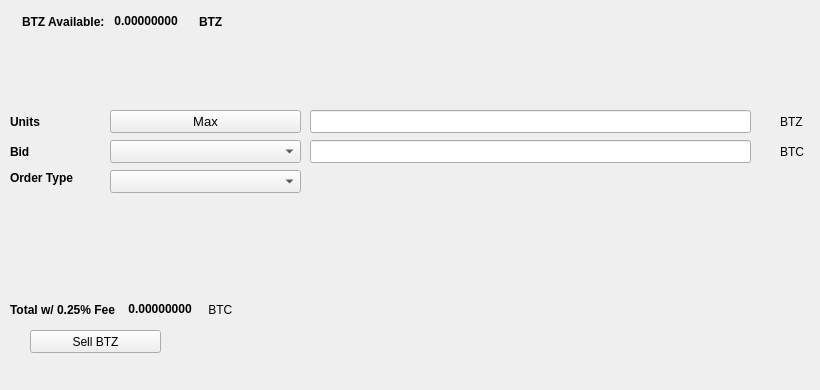
   <widget class="QWidget" name="SellTab">
    <attribute name="title">
     <string>Sell</string>
    </attribute>
    <widget class="QLabel" name="label_16">
     <property name="geometry">
      <rect>
       <x>780</x>
       <y>140</y>
       <width>31</width>
       <height>23</height>
      </rect>
     </property>
     <property name="text">
      <string>BTC</string>
     </property>
    </widget>
    <widget class="QComboBox" name="SellBidcomboBox">
     <property name="geometry">
      <rect>
       <x>110</x>
       <y>140</y>
       <width>191</width>
       <height>23</height>
      </rect>
     </property>
     <property name="font">
      <font>
       <pointsize>10</pointsize>
      </font>
     </property>
    </widget>
    <widget class="QLabel" name="label_18">
     <property name="geometry">
      <rect>
       <x>10</x>
       <y>110</y>
       <width>46</width>
       <height>23</height>
      </rect>
     </property>
     <property name="font">
      <font>
       <weight>75</weight>
       <bold>true</bold>
      </font>
     </property>
     <property name="text">
      <string>Units</string>
     </property>
    </widget>
    <widget class="QPushButton" name="Sell_Max_Amount">
     <property name="geometry">
      <rect>
       <x>110</x>
       <y>110</y>
       <width>191</width>
       <height>23</height>
      </rect>
     </property>
     <property name="font">
      <font>
       <pointsize>10</pointsize>
      </font>
     </property>
     <property name="text">
      <string>Max</string>
     </property>
    </widget>
    <widget class="QLabel" name="label_20">
     <property name="geometry">
      <rect>
       <x>10</x>
       <y>170</y>
       <width>91</width>
       <height>16</height>
      </rect>
     </property>
     <property name="font">
      <font>
       <weight>75</weight>
       <bold>true</bold>
      </font>
     </property>
     <property name="text">
      <string>Order Type</string>
     </property>
    </widget>
    <widget class="QComboBox" name="SellOrdertypeCombo">
     <property name="geometry">
      <rect>
       <x>110</x>
       <y>170</y>
       <width>191</width>
       <height>23</height>
      </rect>
     </property>
     <property name="font">
      <font>
       <pointsize>10</pointsize>
      </font>
     </property>
    </widget>
    <widget class="QLabel" name="label_21">
     <property name="geometry">
      <rect>
       <x>10</x>
       <y>140</y>
       <width>46</width>
       <height>23</height>
      </rect>
     </property>
     <property name="font">
      <font>
       <weight>75</weight>
       <bold>true</bold>
      </font>
     </property>
     <property name="text">
      <string>Bid</string>
     </property>
    </widget>
    <widget class="QLabel" name="label_22">
     <property name="geometry">
      <rect>
       <x>780</x>
       <y>110</y>
       <width>31</width>
       <height>23</height>
      </rect>
     </property>
     <property name="text">
      <string>BTZ</string>
     </property>
    </widget>
    <widget class="QLineEdit" name="UnitsInputBTZ">
     <property name="geometry">
      <rect>
       <x>310</x>
       <y>110</y>
       <width>441</width>
       <height>23</height>
      </rect>
     </property>
     <property name="font">
      <font>
       <pointsize>9</pointsize>
       <weight>75</weight>
       <bold>true</bold>
      </font>
     </property>
    </widget>
    <widget class="QLineEdit" name="SellBidPriceEdit">
     <property name="geometry">
      <rect>
       <x>310</x>
       <y>140</y>
       <width>441</width>
       <height>23</height>
      </rect>
     </property>
     <property name="font">
      <font>
       <pointsize>9</pointsize>
       <weight>75</weight>
       <bold>true</bold>
      </font>
     </property>
    </widget>
    <widget class="QPushButton" name="SellBTZBTN">
     <property name="geometry">
      <rect>
       <x>30</x>
       <y>330</y>
       <width>131</width>
       <height>23</height>
      </rect>
     </property>
     <property name="text">
      <string>Sell BTZ</string>
     </property>
     <property name="icon">
      <iconset resource="../carbonzero">
       <normaloff>:/icons/bitcoin</normaloff>:/icons/bitcoin</iconset>
     </property>
    </widget>
    <widget class="QWidget" name="layoutWidget3">
     <property name="geometry">
      <rect>
       <x>22</x>
       <y>12</y>
       <width>258</width>
       <height>19</height>
      </rect>
     </property>
     <layout class="QHBoxLayout" name="horizontalLayout">
      <item>
       <widget class="QLabel" name="label232_2">
        <property name="font">
         <font>
          <weight>75</weight>
          <bold>true</bold>
         </font>
        </property>
        <property name="text">
         <string>BTZ Available:</string>
        </property>
       </widget>
      </item>
      <item>
       <widget class="QLabel" name="BTZAvailableLabel">
        <property name="palette">
         <palette>
          <active>
           <colorrole role="WindowText">
            <brush brushstyle="SolidPattern">
             <color alpha="255">
              <red>0</red>
              <green>0</green>
              <blue>0</blue>
             </color>
            </brush>
           </colorrole>
           <colorrole role="Button">
            <brush brushstyle="SolidPattern">
             <color alpha="255">
              <red>0</red>
              <green>170</green>
              <blue>0</blue>
             </color>
            </brush>
           </colorrole>
           <colorrole role="Light">
            <brush brushstyle="SolidPattern">
             <color alpha="255">
              <red>0</red>
              <green>255</green>
              <blue>0</blue>
             </color>
            </brush>
           </colorrole>
           <colorrole role="Midlight">
            <brush brushstyle="SolidPattern">
             <color alpha="255">
              <red>0</red>
              <green>212</green>
              <blue>0</blue>
             </color>
            </brush>
           </colorrole>
           <colorrole role="Dark">
            <brush brushstyle="SolidPattern">
             <color alpha="255">
              <red>0</red>
              <green>85</green>
              <blue>0</blue>
             </color>
            </brush>
           </colorrole>
           <colorrole role="Mid">
            <brush brushstyle="SolidPattern">
             <color alpha="255">
              <red>0</red>
              <green>113</green>
              <blue>0</blue>
             </color>
            </brush>
           </colorrole>
           <colorrole role="Text">
            <brush brushstyle="SolidPattern">
             <color alpha="255">
              <red>0</red>
              <green>170</green>
              <blue>0</blue>
             </color>
            </brush>
           </colorrole>
           <colorrole role="BrightText">
            <brush brushstyle="SolidPattern">
             <color alpha="255">
              <red>255</red>
              <green>255</green>
              <blue>255</blue>
             </color>
            </brush>
           </colorrole>
           <colorrole role="ButtonText">
            <brush brushstyle="SolidPattern">
             <color alpha="255">
              <red>0</red>
              <green>0</green>
              <blue>0</blue>
             </color>
            </brush>
           </colorrole>
           <colorrole role="Base">
            <brush brushstyle="SolidPattern">
             <color alpha="255">
              <red>255</red>
              <green>255</green>
              <blue>255</blue>
             </color>
            </brush>
           </colorrole>
           <colorrole role="Window">
            <brush brushstyle="SolidPattern">
             <color alpha="255">
              <red>0</red>
              <green>170</green>
              <blue>0</blue>
             </color>
            </brush>
           </colorrole>
           <colorrole role="Shadow">
            <brush brushstyle="SolidPattern">
             <color alpha="255">
              <red>0</red>
              <green>0</green>
              <blue>0</blue>
             </color>
            </brush>
           </colorrole>
           <colorrole role="AlternateBase">
            <brush brushstyle="SolidPattern">
             <color alpha="255">
              <red>127</red>
              <green>212</green>
              <blue>127</blue>
             </color>
            </brush>
           </colorrole>
           <colorrole role="ToolTipBase">
            <brush brushstyle="SolidPattern">
             <color alpha="255">
              <red>255</red>
              <green>255</green>
              <blue>220</blue>
             </color>
            </brush>
           </colorrole>
           <colorrole role="ToolTipText">
            <brush brushstyle="SolidPattern">
             <color alpha="255">
              <red>0</red>
              <green>0</green>
              <blue>0</blue>
             </color>
            </brush>
           </colorrole>
          </active>
          <inactive>
           <colorrole role="WindowText">
            <brush brushstyle="SolidPattern">
             <color alpha="255">
              <red>0</red>
              <green>0</green>
              <blue>0</blue>
             </color>
            </brush>
           </colorrole>
           <colorrole role="Button">
            <brush brushstyle="SolidPattern">
             <color alpha="255">
              <red>0</red>
              <green>170</green>
              <blue>0</blue>
             </color>
            </brush>
           </colorrole>
           <colorrole role="Light">
            <brush brushstyle="SolidPattern">
             <color alpha="255">
              <red>0</red>
              <green>255</green>
              <blue>0</blue>
             </color>
            </brush>
           </colorrole>
           <colorrole role="Midlight">
            <brush brushstyle="SolidPattern">
             <color alpha="255">
              <red>0</red>
              <green>212</green>
              <blue>0</blue>
             </color>
            </brush>
           </colorrole>
           <colorrole role="Dark">
            <brush brushstyle="SolidPattern">
             <color alpha="255">
              <red>0</red>
              <green>85</green>
              <blue>0</blue>
             </color>
            </brush>
           </colorrole>
           <colorrole role="Mid">
            <brush brushstyle="SolidPattern">
             <color alpha="255">
              <red>0</red>
              <green>113</green>
              <blue>0</blue>
             </color>
            </brush>
           </colorrole>
           <colorrole role="Text">
            <brush brushstyle="SolidPattern">
             <color alpha="255">
              <red>0</red>
              <green>170</green>
              <blue>0</blue>
             </color>
            </brush>
           </colorrole>
           <colorrole role="BrightText">
            <brush brushstyle="SolidPattern">
             <color alpha="255">
              <red>255</red>
              <green>255</green>
              <blue>255</blue>
             </color>
            </brush>
           </colorrole>
           <colorrole role="ButtonText">
            <brush brushstyle="SolidPattern">
             <color alpha="255">
              <red>0</red>
              <green>0</green>
              <blue>0</blue>
             </color>
            </brush>
           </colorrole>
           <colorrole role="Base">
            <brush brushstyle="SolidPattern">
             <color alpha="255">
              <red>255</red>
              <green>255</green>
              <blue>255</blue>
             </color>
            </brush>
           </colorrole>
           <colorrole role="Window">
            <brush brushstyle="SolidPattern">
             <color alpha="255">
              <red>0</red>
              <green>170</green>
              <blue>0</blue>
             </color>
            </brush>
           </colorrole>
           <colorrole role="Shadow">
            <brush brushstyle="SolidPattern">
             <color alpha="255">
              <red>0</red>
              <green>0</green>
              <blue>0</blue>
             </color>
            </brush>
           </colorrole>
           <colorrole role="AlternateBase">
            <brush brushstyle="SolidPattern">
             <color alpha="255">
              <red>127</red>
              <green>212</green>
              <blue>127</blue>
             </color>
            </brush>
           </colorrole>
           <colorrole role="ToolTipBase">
            <brush brushstyle="SolidPattern">
             <color alpha="255">
              <red>255</red>
              <green>255</green>
              <blue>220</blue>
             </color>
            </brush>
           </colorrole>
           <colorrole role="ToolTipText">
            <brush brushstyle="SolidPattern">
             <color alpha="255">
              <red>0</red>
              <green>0</green>
              <blue>0</blue>
             </color>
            </brush>
           </colorrole>
          </inactive>
          <disabled>
           <colorrole role="WindowText">
            <brush brushstyle="SolidPattern">
             <color alpha="255">
              <red>0</red>
              <green>85</green>
              <blue>0</blue>
             </color>
            </brush>
           </colorrole>
           <colorrole role="Button">
            <brush brushstyle="SolidPattern">
             <color alpha="255">
              <red>0</red>
              <green>170</green>
              <blue>0</blue>
             </color>
            </brush>
           </colorrole>
           <colorrole role="Light">
            <brush brushstyle="SolidPattern">
             <color alpha="255">
              <red>0</red>
              <green>255</green>
              <blue>0</blue>
             </color>
            </brush>
           </colorrole>
           <colorrole role="Midlight">
            <brush brushstyle="SolidPattern">
             <color alpha="255">
              <red>0</red>
              <green>212</green>
              <blue>0</blue>
             </color>
            </brush>
           </colorrole>
           <colorrole role="Dark">
            <brush brushstyle="SolidPattern">
             <color alpha="255">
              <red>0</red>
              <green>85</green>
              <blue>0</blue>
             </color>
            </brush>
           </colorrole>
           <colorrole role="Mid">
            <brush brushstyle="SolidPattern">
             <color alpha="255">
              <red>0</red>
              <green>113</green>
              <blue>0</blue>
             </color>
            </brush>
           </colorrole>
           <colorrole role="Text">
            <brush brushstyle="SolidPattern">
             <color alpha="255">
              <red>0</red>
              <green>85</green>
              <blue>0</blue>
             </color>
            </brush>
           </colorrole>
           <colorrole role="BrightText">
            <brush brushstyle="SolidPattern">
             <color alpha="255">
              <red>255</red>
              <green>255</green>
              <blue>255</blue>
             </color>
            </brush>
           </colorrole>
           <colorrole role="ButtonText">
            <brush brushstyle="SolidPattern">
             <color alpha="255">
              <red>0</red>
              <green>85</green>
              <blue>0</blue>
             </color>
            </brush>
           </colorrole>
           <colorrole role="Base">
            <brush brushstyle="SolidPattern">
             <color alpha="255">
              <red>0</red>
              <green>170</green>
              <blue>0</blue>
             </color>
            </brush>
           </colorrole>
           <colorrole role="Window">
            <brush brushstyle="SolidPattern">
             <color alpha="255">
              <red>0</red>
              <green>170</green>
              <blue>0</blue>
             </color>
            </brush>
           </colorrole>
           <colorrole role="Shadow">
            <brush brushstyle="SolidPattern">
             <color alpha="255">
              <red>0</red>
              <green>0</green>
              <blue>0</blue>
             </color>
            </brush>
           </colorrole>
           <colorrole role="AlternateBase">
            <brush brushstyle="SolidPattern">
             <color alpha="255">
              <red>0</red>
              <green>170</green>
              <blue>0</blue>
             </color>
            </brush>
           </colorrole>
           <colorrole role="ToolTipBase">
            <brush brushstyle="SolidPattern">
             <color alpha="255">
              <red>255</red>
              <green>255</green>
              <blue>220</blue>
             </color>
            </brush>
           </colorrole>
           <colorrole role="ToolTipText">
            <brush brushstyle="SolidPattern">
             <color alpha="255">
              <red>0</red>
              <green>0</green>
              <blue>0</blue>
             </color>
            </brush>
           </colorrole>
          </disabled>
         </palette>
        </property>
        <property name="font">
         <font>
          <weight>75</weight>
          <bold>true</bold>
         </font>
        </property>
        <property name="text">
         <string> 0.00000000 </string>
        </property>
        <property name="textInteractionFlags">
         <set>Qt::LinksAccessibleByMouse|Qt::TextSelectableByKeyboard|Qt::TextSelectableByMouse</set>
        </property>
       </widget>
      </item>
      <item>
       <widget class="QLabel" name="labelBTZ">
        <property name="font">
         <font>
          <weight>75</weight>
          <bold>true</bold>
         </font>
        </property>
        <property name="text">
         <string>BTZ</string>
        </property>
       </widget>
      </item>
     </layout>
    </widget>
    <widget class="QWidget" name="layoutWidget">
     <property name="geometry">
      <rect>
       <x>10</x>
       <y>300</y>
       <width>268</width>
       <height>19</height>
      </rect>
     </property>
     <layout class="QHBoxLayout" name="horizontalLayout_2">
      <item>
       <widget class="QLabel" name="label_19">
        <property name="font">
         <font>
          <weight>75</weight>
          <bold>true</bold>
         </font>
        </property>
        <property name="text">
         <string>Total w/ 0.25% Fee </string>
        </property>
       </widget>
      </item>
      <item>
       <widget class="QLabel" name="SellCostLabel">
        <property name="palette">
         <palette>
          <active>
           <colorrole role="WindowText">
            <brush brushstyle="SolidPattern">
             <color alpha="255">
              <red>0</red>
              <green>0</green>
              <blue>0</blue>
             </color>
            </brush>
           </colorrole>
           <colorrole role="Button">
            <brush brushstyle="SolidPattern">
             <color alpha="255">
              <red>0</red>
              <green>170</green>
              <blue>0</blue>
             </color>
            </brush>
           </colorrole>
           <colorrole role="Light">
            <brush brushstyle="SolidPattern">
             <color alpha="255">
              <red>0</red>
              <green>255</green>
              <blue>0</blue>
             </color>
            </brush>
           </colorrole>
           <colorrole role="Midlight">
            <brush brushstyle="SolidPattern">
             <color alpha="255">
              <red>0</red>
              <green>212</green>
              <blue>0</blue>
             </color>
            </brush>
           </colorrole>
           <colorrole role="Dark">
            <brush brushstyle="SolidPattern">
             <color alpha="255">
              <red>0</red>
              <green>85</green>
              <blue>0</blue>
             </color>
            </brush>
           </colorrole>
           <colorrole role="Mid">
            <brush brushstyle="SolidPattern">
             <color alpha="255">
              <red>0</red>
              <green>113</green>
              <blue>0</blue>
             </color>
            </brush>
           </colorrole>
           <colorrole role="Text">
            <brush brushstyle="SolidPattern">
             <color alpha="255">
              <red>0</red>
              <green>170</green>
              <blue>0</blue>
             </color>
            </brush>
           </colorrole>
           <colorrole role="BrightText">
            <brush brushstyle="SolidPattern">
             <color alpha="255">
              <red>255</red>
              <green>255</green>
              <blue>255</blue>
             </color>
            </brush>
           </colorrole>
           <colorrole role="ButtonText">
            <brush brushstyle="SolidPattern">
             <color alpha="255">
              <red>0</red>
              <green>0</green>
              <blue>0</blue>
             </color>
            </brush>
           </colorrole>
           <colorrole role="Base">
            <brush brushstyle="SolidPattern">
             <color alpha="255">
              <red>255</red>
              <green>255</green>
              <blue>255</blue>
             </color>
            </brush>
           </colorrole>
           <colorrole role="Window">
            <brush brushstyle="SolidPattern">
             <color alpha="255">
              <red>0</red>
              <green>170</green>
              <blue>0</blue>
             </color>
            </brush>
           </colorrole>
           <colorrole role="Shadow">
            <brush brushstyle="SolidPattern">
             <color alpha="255">
              <red>0</red>
              <green>0</green>
              <blue>0</blue>
             </color>
            </brush>
           </colorrole>
           <colorrole role="AlternateBase">
            <brush brushstyle="SolidPattern">
             <color alpha="255">
              <red>127</red>
              <green>212</green>
              <blue>127</blue>
             </color>
            </brush>
           </colorrole>
           <colorrole role="ToolTipBase">
            <brush brushstyle="SolidPattern">
             <color alpha="255">
              <red>255</red>
              <green>255</green>
              <blue>220</blue>
             </color>
            </brush>
           </colorrole>
           <colorrole role="ToolTipText">
            <brush brushstyle="SolidPattern">
             <color alpha="255">
              <red>0</red>
              <green>0</green>
              <blue>0</blue>
             </color>
            </brush>
           </colorrole>
          </active>
          <inactive>
           <colorrole role="WindowText">
            <brush brushstyle="SolidPattern">
             <color alpha="255">
              <red>0</red>
              <green>0</green>
              <blue>0</blue>
             </color>
            </brush>
           </colorrole>
           <colorrole role="Button">
            <brush brushstyle="SolidPattern">
             <color alpha="255">
              <red>0</red>
              <green>170</green>
              <blue>0</blue>
             </color>
            </brush>
           </colorrole>
           <colorrole role="Light">
            <brush brushstyle="SolidPattern">
             <color alpha="255">
              <red>0</red>
              <green>255</green>
              <blue>0</blue>
             </color>
            </brush>
           </colorrole>
           <colorrole role="Midlight">
            <brush brushstyle="SolidPattern">
             <color alpha="255">
              <red>0</red>
              <green>212</green>
              <blue>0</blue>
             </color>
            </brush>
           </colorrole>
           <colorrole role="Dark">
            <brush brushstyle="SolidPattern">
             <color alpha="255">
              <red>0</red>
              <green>85</green>
              <blue>0</blue>
             </color>
            </brush>
           </colorrole>
           <colorrole role="Mid">
            <brush brushstyle="SolidPattern">
             <color alpha="255">
              <red>0</red>
              <green>113</green>
              <blue>0</blue>
             </color>
            </brush>
           </colorrole>
           <colorrole role="Text">
            <brush brushstyle="SolidPattern">
             <color alpha="255">
              <red>0</red>
              <green>170</green>
              <blue>0</blue>
             </color>
            </brush>
           </colorrole>
           <colorrole role="BrightText">
            <brush brushstyle="SolidPattern">
             <color alpha="255">
              <red>255</red>
              <green>255</green>
              <blue>255</blue>
             </color>
            </brush>
           </colorrole>
           <colorrole role="ButtonText">
            <brush brushstyle="SolidPattern">
             <color alpha="255">
              <red>0</red>
              <green>0</green>
              <blue>0</blue>
             </color>
            </brush>
           </colorrole>
           <colorrole role="Base">
            <brush brushstyle="SolidPattern">
             <color alpha="255">
              <red>255</red>
              <green>255</green>
              <blue>255</blue>
             </color>
            </brush>
           </colorrole>
           <colorrole role="Window">
            <brush brushstyle="SolidPattern">
             <color alpha="255">
              <red>0</red>
              <green>170</green>
              <blue>0</blue>
             </color>
            </brush>
           </colorrole>
           <colorrole role="Shadow">
            <brush brushstyle="SolidPattern">
             <color alpha="255">
              <red>0</red>
              <green>0</green>
              <blue>0</blue>
             </color>
            </brush>
           </colorrole>
           <colorrole role="AlternateBase">
            <brush brushstyle="SolidPattern">
             <color alpha="255">
              <red>127</red>
              <green>212</green>
              <blue>127</blue>
             </color>
            </brush>
           </colorrole>
           <colorrole role="ToolTipBase">
            <brush brushstyle="SolidPattern">
             <color alpha="255">
              <red>255</red>
              <green>255</green>
              <blue>220</blue>
             </color>
            </brush>
           </colorrole>
           <colorrole role="ToolTipText">
            <brush brushstyle="SolidPattern">
             <color alpha="255">
              <red>0</red>
              <green>0</green>
              <blue>0</blue>
             </color>
            </brush>
           </colorrole>
          </inactive>
          <disabled>
           <colorrole role="WindowText">
            <brush brushstyle="SolidPattern">
             <color alpha="255">
              <red>0</red>
              <green>85</green>
              <blue>0</blue>
             </color>
            </brush>
           </colorrole>
           <colorrole role="Button">
            <brush brushstyle="SolidPattern">
             <color alpha="255">
              <red>0</red>
              <green>170</green>
              <blue>0</blue>
             </color>
            </brush>
           </colorrole>
           <colorrole role="Light">
            <brush brushstyle="SolidPattern">
             <color alpha="255">
              <red>0</red>
              <green>255</green>
              <blue>0</blue>
             </color>
            </brush>
           </colorrole>
           <colorrole role="Midlight">
            <brush brushstyle="SolidPattern">
             <color alpha="255">
              <red>0</red>
              <green>212</green>
              <blue>0</blue>
             </color>
            </brush>
           </colorrole>
           <colorrole role="Dark">
            <brush brushstyle="SolidPattern">
             <color alpha="255">
              <red>0</red>
              <green>85</green>
              <blue>0</blue>
             </color>
            </brush>
           </colorrole>
           <colorrole role="Mid">
            <brush brushstyle="SolidPattern">
             <color alpha="255">
              <red>0</red>
              <green>113</green>
              <blue>0</blue>
             </color>
            </brush>
           </colorrole>
           <colorrole role="Text">
            <brush brushstyle="SolidPattern">
             <color alpha="255">
              <red>0</red>
              <green>85</green>
              <blue>0</blue>
             </color>
            </brush>
           </colorrole>
           <colorrole role="BrightText">
            <brush brushstyle="SolidPattern">
             <color alpha="255">
              <red>255</red>
              <green>255</green>
              <blue>255</blue>
             </color>
            </brush>
           </colorrole>
           <colorrole role="ButtonText">
            <brush brushstyle="SolidPattern">
             <color alpha="255">
              <red>0</red>
              <green>85</green>
              <blue>0</blue>
             </color>
            </brush>
           </colorrole>
           <colorrole role="Base">
            <brush brushstyle="SolidPattern">
             <color alpha="255">
              <red>0</red>
              <green>170</green>
              <blue>0</blue>
             </color>
            </brush>
           </colorrole>
           <colorrole role="Window">
            <brush brushstyle="SolidPattern">
             <color alpha="255">
              <red>0</red>
              <green>170</green>
              <blue>0</blue>
             </color>
            </brush>
           </colorrole>
           <colorrole role="Shadow">
            <brush brushstyle="SolidPattern">
             <color alpha="255">
              <red>0</red>
              <green>0</green>
              <blue>0</blue>
             </color>
            </brush>
           </colorrole>
           <colorrole role="AlternateBase">
            <brush brushstyle="SolidPattern">
             <color alpha="255">
              <red>0</red>
              <green>170</green>
              <blue>0</blue>
             </color>
            </brush>
           </colorrole>
           <colorrole role="ToolTipBase">
            <brush brushstyle="SolidPattern">
             <color alpha="255">
              <red>255</red>
              <green>255</green>
              <blue>220</blue>
             </color>
            </brush>
           </colorrole>
           <colorrole role="ToolTipText">
            <brush brushstyle="SolidPattern">
             <color alpha="255">
              <red>0</red>
              <green>0</green>
              <blue>0</blue>
             </color>
            </brush>
           </colorrole>
          </disabled>
         </palette>
        </property>
        <property name="font">
         <font>
          <weight>75</weight>
          <bold>true</bold>
         </font>
        </property>
        <property name="autoFillBackground">
         <bool>false</bool>
        </property>
        <property name="text">
         <string> 0.00000000</string>
        </property>
        <property name="textInteractionFlags">
         <set>Qt::LinksAccessibleByMouse|Qt::TextSelectableByMouse</set>
        </property>
       </widget>
      </item>
      <item>
       <widget class="QLabel" name="label_17">
        <property name="font">
         <font>
          <weight>50</weight>
          <bold>false</bold>
         </font>
        </property>
        <property name="text">
         <string> BTC</string>
        </property>
       </widget>
      </item>
     </layout>
    </widget>
    <widget class="QLabel" name="label_23">
     <property name="geometry">
      <rect>
       <x>460</x>
       <y>300</y>
       <width>281</width>
       <height>81</height>
      </rect>
     </property>
     <property name="text">
      <string/>
     </property>
     <property name="pixmap">
      <pixmap>:/images/bittrex</pixmap>
     </property>
    </widget>
   </widget>
